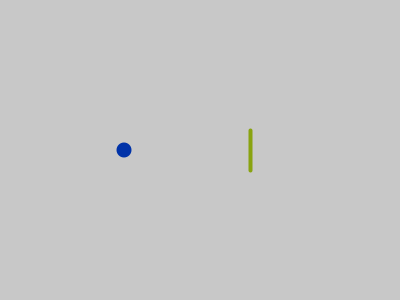
Frame 1 (no input)
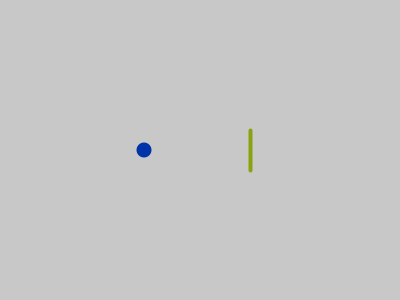
Frame 60 (the mouse pressed at the canvas centre just before this capture)
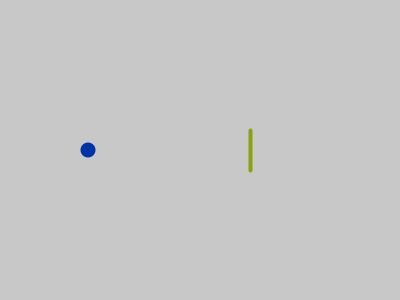
Frame 120 (the mouse held since frame 60 and released just before this capture)

The Processing sketch that drew these frames (run headless with seeded random() and noise(); from frame 60 on, the mouse is pressed at the canvas centre):

// Processing sketch: bounceLine
// ── bounceLine.pde
/*
  Code to talk about conditional hit detection
  Click to change the Y position of the circle

*/
float lineX = 250;
float lineY = 130;
float lineH = 40;

float elX = 120;
float elY = 150;
float elW = 15;
float elXSpeed = 4;
float elYSpeed = 0;

void setup() {
  size(400, 300);
}

void draw() {
  background(200);
  elX += elXSpeed;
  elY += elYSpeed;

  // bounce off of the line, but nothing else:
  if ((elX > lineX) && (elY > lineY) && (elY < lineY + lineH)) {
    // note I'm testing to see where the Y position of the circle is as well
    // I only want it to bounce if the X is beyond the side AND
    // the Y is between the top and bottom of the line
    elXSpeed *= -1;
  }

  //bounce off sides of screen:
  if ((elX > width) || (elX < 0)) {
    elXSpeed *= -1;
  }
  // I'm not going up and down, but if you change this and do:
  if ((elY > height) || (elY < 0)) {
    elYSpeed *= -1;
  }

  stroke(#89a310);
  strokeWeight(4);
  line(lineX, lineY, lineX, lineY + lineH);
  noStroke();
  fill(#0032a8);
  ellipse(elX, elY, elW, elW);
}
